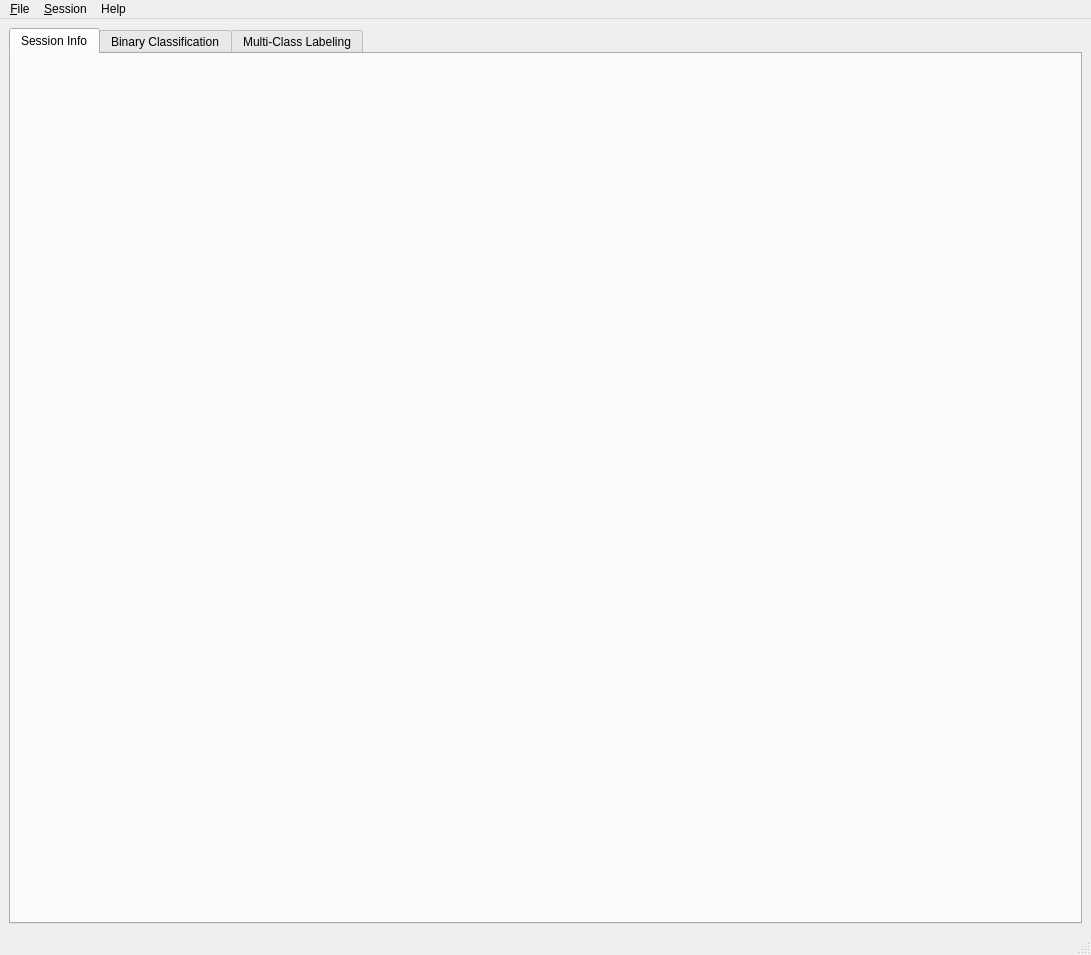
<?xml version="1.0" encoding="UTF-8"?>
<ui version="4.0">
 <class>MainWindow</class>
 <widget class="QMainWindow" name="MainWindow">
  <property name="geometry">
   <rect>
    <x>0</x>
    <y>0</y>
    <width>1091</width>
    <height>955</height>
   </rect>
  </property>
  <property name="acceptDrops">
   <bool>true</bool>
  </property>
  <property name="windowTitle">
   <string>MainWindow</string>
  </property>
  <widget class="QWidget" name="centralwidget">
   <layout class="QHBoxLayout" name="horizontalLayout">
    <item>
     <widget class="QTabWidget" name="tabWidget">
      <property name="currentIndex">
       <number>0</number>
      </property>
      <widget class="TabSessionInfo" name="tab_session">
       <attribute name="title">
        <string>Session Info</string>
       </attribute>
      </widget>
      <widget class="TabBinaryLabel" name="tab_binary">
       <attribute name="title">
        <string>Binary Classification</string>
       </attribute>
      </widget>
      <widget class="TabMultiClassLabel" name="tab_multiple">
       <attribute name="title">
        <string>Multi-Class Labeling</string>
       </attribute>
      </widget>
     </widget>
    </item>
   </layout>
  </widget>
  <widget class="QMenuBar" name="menubar">
   <property name="geometry">
    <rect>
     <x>0</x>
     <y>0</y>
     <width>1091</width>
     <height>22</height>
    </rect>
   </property>
   <widget class="QMenu" name="menuFile">
    <property name="title">
     <string>&amp;File</string>
    </property>
    <addaction name="separator"/>
    <addaction name="actionOpen"/>
    <addaction name="actionClose"/>
    <addaction name="separator"/>
    <addaction name="actionQuit"/>
   </widget>
   <widget class="QMenu" name="menuHelp">
    <property name="title">
     <string>Help</string>
    </property>
    <addaction name="actionSoftware"/>
    <addaction name="actionAbout"/>
   </widget>
   <widget class="QMenu" name="menuSession">
    <property name="title">
     <string>&amp;Session</string>
    </property>
    <addaction name="actionFlushSession"/>
    <addaction name="actionCloseSession"/>
    <addaction name="separator"/>
    <addaction name="actionBackupSession"/>
   </widget>
   <addaction name="menuFile"/>
   <addaction name="menuSession"/>
   <addaction name="menuHelp"/>
  </widget>
  <widget class="QStatusBar" name="statusbar"/>
  <action name="actionQuit">
   <property name="text">
    <string>&amp;Quit</string>
   </property>
  </action>
  <action name="actionAbout">
   <property name="text">
    <string>About</string>
   </property>
  </action>
  <action name="actionSoftware">
   <property name="text">
    <string>Software</string>
   </property>
  </action>
  <action name="actionOpen">
   <property name="text">
    <string>&amp;Open .rtdc file</string>
   </property>
  </action>
  <action name="actionClose">
   <property name="text">
    <string>&amp;Close session</string>
   </property>
  </action>
  <action name="actionCloseSession">
   <property name="text">
    <string>&amp;Close session</string>
   </property>
  </action>
  <action name="actionFlushSession">
   <property name="text">
    <string>&amp;Flush session</string>
   </property>
  </action>
  <action name="actionBackupSession">
   <property name="text">
    <string>&amp;Backup session</string>
   </property>
  </action>
 </widget>
 <customwidgets>
  <customwidget>
   <class>TabBinaryLabel</class>
   <extends>QWidget</extends>
   <header>dctag.gui.tab_binary</header>
   <container>1</container>
  </customwidget>
  <customwidget>
   <class>TabSessionInfo</class>
   <extends>QWidget</extends>
   <header>dctag.gui.tab_session</header>
   <container>1</container>
  </customwidget>
  <customwidget>
   <class>TabMultiClassLabel</class>
   <extends>QWidget</extends>
   <header>dctag.gui.tab_multiple</header>
   <container>1</container>
  </customwidget>
 </customwidgets>
 <resources/>
 <connections>
  <connection>
   <sender>actionCloseSession</sender>
   <signal>triggered()</signal>
   <receiver>actionClose</receiver>
   <slot>trigger()</slot>
   <hints>
    <hint type="sourcelabel">
     <x>-1</x>
     <y>-1</y>
    </hint>
    <hint type="destinationlabel">
     <x>-1</x>
     <y>-1</y>
    </hint>
   </hints>
  </connection>
 </connections>
</ui>
